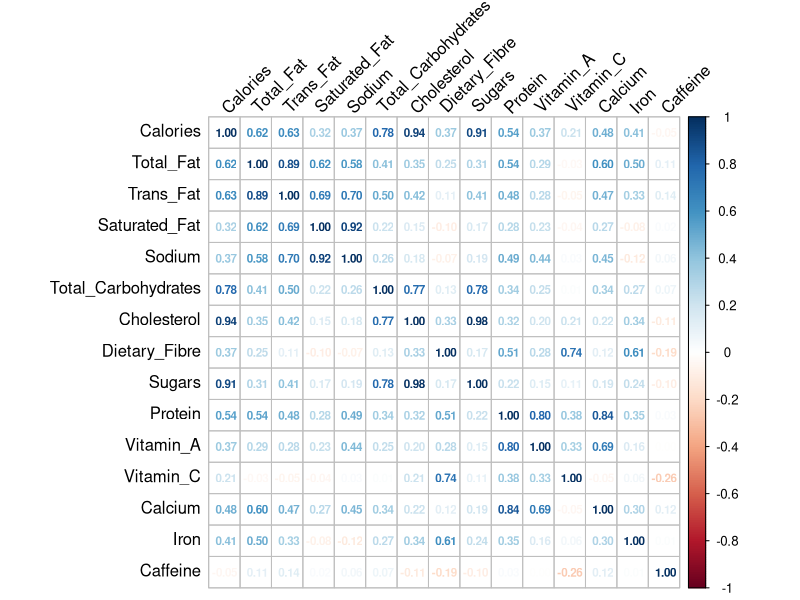
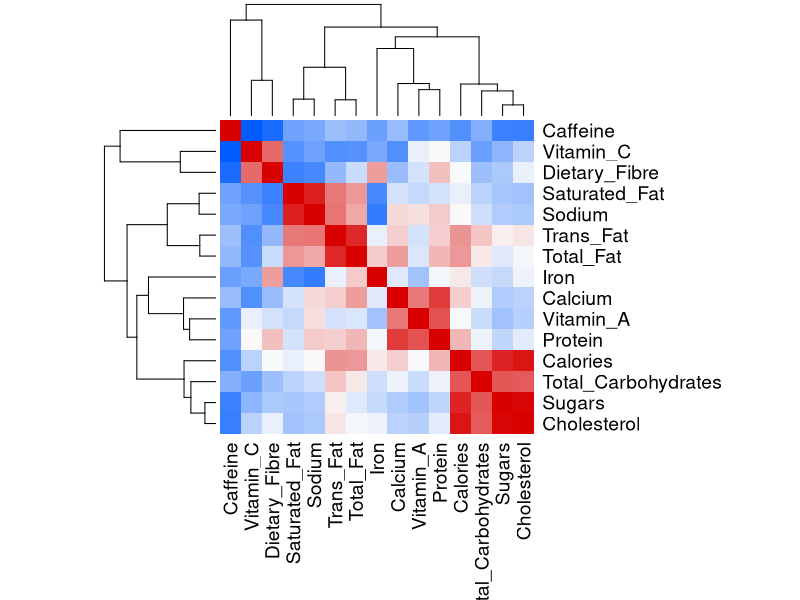

These figures' R source, in order: (Note: this script raises an error after producing the figures.)
# Statistical Learning final project

# Starbucks 
# Link: https://www.kaggle.com/datasets/henryshan/starbucks

# Load libraries ----
library(corrplot)

# Load data ----
data <- read.csv("Data/starbucks.csv", header = TRUE, sep = ",")

# Overview of the data ----
summary(data)
str(data)

# Check how many categories there are in the first column
table(data$Beverage_category)
table(data$Beverage_prep)
table(data$Beverage)

# Data transformation ----
# Remove percentage sign from the data
data$Vitamin.C....DV. <- as.numeric(gsub("%", "", data$Vitamin.C....DV.))
data$Calcium....DV. <- as.numeric(gsub("%", "", data$Calcium....DV.))
data$Iron....DV. <- as.numeric(gsub("%", "", data$Iron....DV.))
data$Vitamin.A....DV. <- as.numeric(gsub("%", "", data$Vitamin.A....DV.))

# Set the other variables as numeric
data$Calories <- as.numeric(data$Calories)
data$Trans.Fat..g. <- as.numeric(data$Trans.Fat..g.)
data$Total.Fat..g. <- as.numeric(data$Total.Fat..g.)
data$Cholesterol..mg. <- as.numeric(data$Cholesterol..mg.)
data$Sodium..mg. <- as.numeric(data$Sodium..mg.)
data$Total.Carbohydrates..g. <- as.numeric(data$Total.Carbohydrates..g.)
data$Dietary.Fibre..g. <- as.numeric(data$Dietary.Fibre..g.)
data$Sugars..g. <- as.numeric(data$Sugars..g.)
data$Caffeine..mg. <- as.numeric(data$Caffeine..mg.)

# We have some NA values in the data
# The NA values are in the Caffeine..mg. column
# We will remove the rows with NA values
data_cleaned <- data[!is.na(data$Caffeine..mg.),]

# rename the cleaned data columns by removing the dots and the unity of measure

colnames(data_cleaned) <- c("Beverage_category", "Beverage",
                            "Beverage_prep", "Calories",
                            "Total_Fat", "Trans_Fat",
                            "Saturated_Fat", "Sodium",
                            "Total_Carbohydrates", "Cholesterol",
                            "Dietary_Fibre", "Sugars",
                            "Protein", "Vitamin_A",
                            "Vitamin_C", "Calcium",
                            "Iron", "Caffeine")

# Correlation Analysis ----

# Remove first 3 columns for the correlation matrix

data_num <- data_cleaned[, -c(1:3)]

## Correlation Matrix ----
# Calculate the correlation matrix

correlation_matrix <- cor(data_num)

## Plot the correlation matrix ----
corrplot(correlation_matrix, method = "number", tl.col = "black", 
         tl.srt = 45, addCoef.col = "black", number.cex = 0.7)

## Heatmap of the correlation matrix ----
heatmap(cor(data_num), 
        col = colorRampPalette(c("#005cff", "#fbfbfb", "#d90000"))(100), 
        symm = TRUE, 
        margins = c(10, 10), 
        cexRow = 1.4,
        cexCol = 1.4)

# Data Visualization ----

## Histograms ----

# Histogram of the data with density distribution
par(mfrow = c(5, 3))
col <- c('#ff0000', '#f70028', '#ee0040', '#e50055', '#dc0069',
         '#d2007b', '#c7008d', '#bb009e', '#ae00ae', '#a000be',
         '#8f00cc', '#7d00da', '#6700e7', '#4900f3', '#0000ff')
for (i in 1:ncol(data_num)) {
  hist(data_num[, i], main = colnames(data_num)[i],
       xlab = colnames(data_num)[i], col = col[i], freq = FALSE)
  dens <- density(data_num[, i], na.rm=TRUE, adjust=1.25)
  lines(dens, col = "black", lwd = 2)
}

## Pairplot ----

# Define function for the pairplot

# Histogram function
panel.hist <- function(x, colour, ...)
{
  usr <- par("usr")
  on.exit(par(usr))
  par(usr = c(usr[1:2], 0, 1.5))
  h <- hist(x, plot = FALSE)
  breaks <- h$breaks
  nB <- length(breaks)
  y <- h$counts
  y <- y / max(y)
  rect(breaks[-nB], 0, breaks[-1], y, col = colour, ...)
}

# Correlations function
panel.cor <- function(x, y, digits = 2, prefix = "", cex.cor, ...)
{
  usr <- par("usr")
  on.exit(par(usr))
  par(usr = c(0, 1, 0, 1))
  r <- abs(cor(x, y))
  txt <- format(c(r, 0.123456789), digits = digits)[1]
  txt <- paste0(prefix, txt)
  if(missing(cex.cor)) cex.cor <- 0.5/strwidth(txt)
  text(0.5, 0.5, txt, cex = cex.cor * r)
}

# Split the data into 3 groups in order to have a better visualization
data_num1 <- data_num[, 1:5]
data_num2 <- data_num[, 6:10]
data_num3 <- data_num[, 11:15]
pairs(data_num1, 
      diag.panel = panel.hist,
      upper.panel = panel.cor, 
      lower.panel = panel.smooth,
      colour = "#4ea5ff")

pairs(data_num2, 
      diag.panel = panel.hist,
      upper.panel = panel.cor,
      lower.panel = panel.smooth,
      colour = "#00cd5c")

pairs(data_num3, 
      diag.panel = panel.hist,
      upper.panel = panel.cor,
      lower.panel = panel.smooth,
      colour = "#ff810f")


## Barplot ----
# Barplot of the data
par(mfrow = c(5, 3))
for (i in 1:ncol(data_num)) {
  barplot(table(data_num[, i]), main = colnames(data_num)[i],
          xlab = colnames(data_num)[i], col = col[i])
}

## Boxplot ----
# Boxplot of the data
par(mfrow = c(5, 3))
for (i in 1:ncol(data_num)) {
  boxplot(data_num[, i], main = colnames(data_num)[i],
          xlab = colnames(data_num)[i], col = col[i])
}







# Regression model -----

# Remove first 3 columns for the regression models
data_num <- data[, -c(1:3)]

# Set the first column as the dependent variable
y <- data_num$Calories

# Remove calories column
data_num <- data_num[, -1]

model <- lm(y ~ ., data = data_num)
summary(model)
plot(model)

AIC(model)

# Remove outliers

data_num <- data_num[!is.na(y),]
y <- y[!is.na(y)]

model <- lm(y ~ ., data = data_num)
summary(model)
plot(model)

backward <- ols_step_backward_p(model)
backward$
summary(backward$model)
mod_backward <- backward$model
plot(mod_backward)
